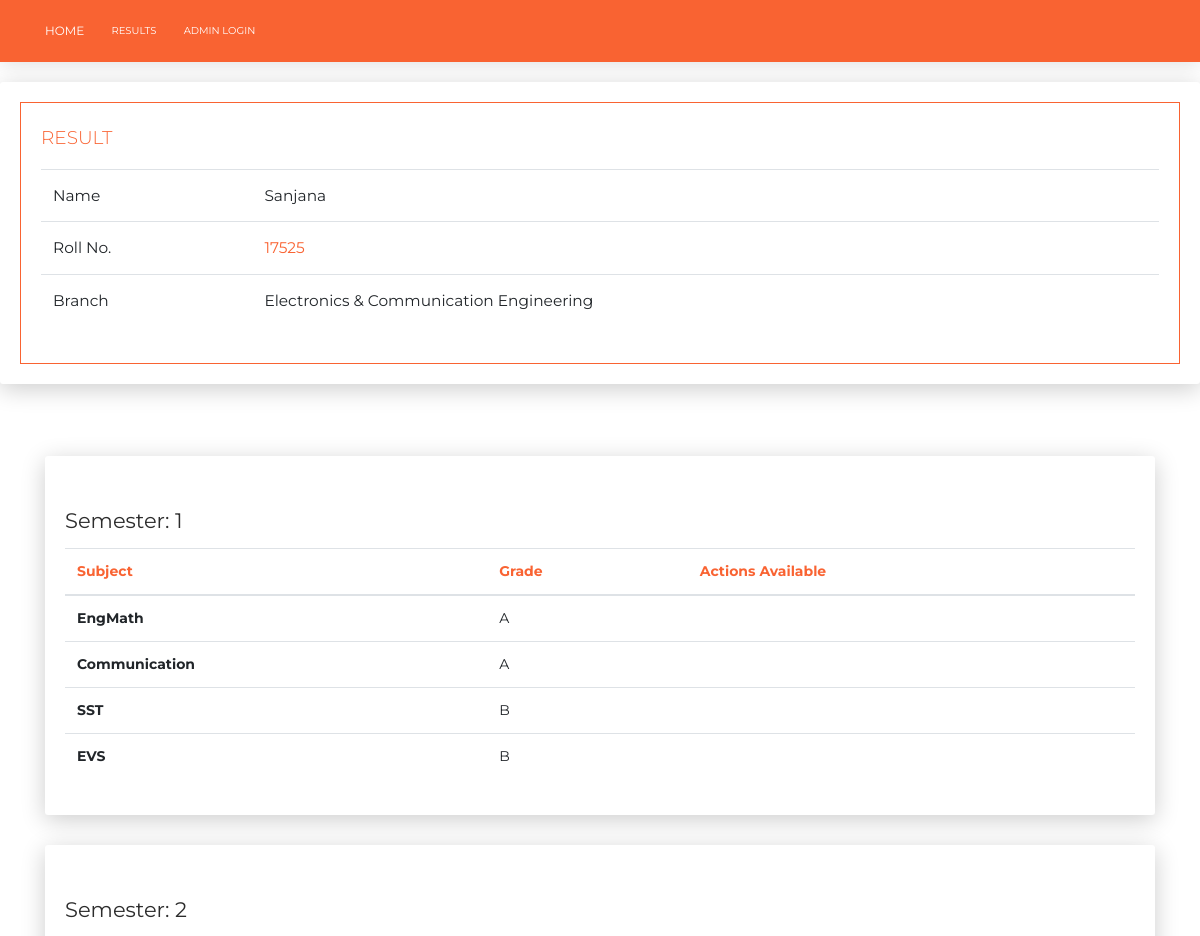
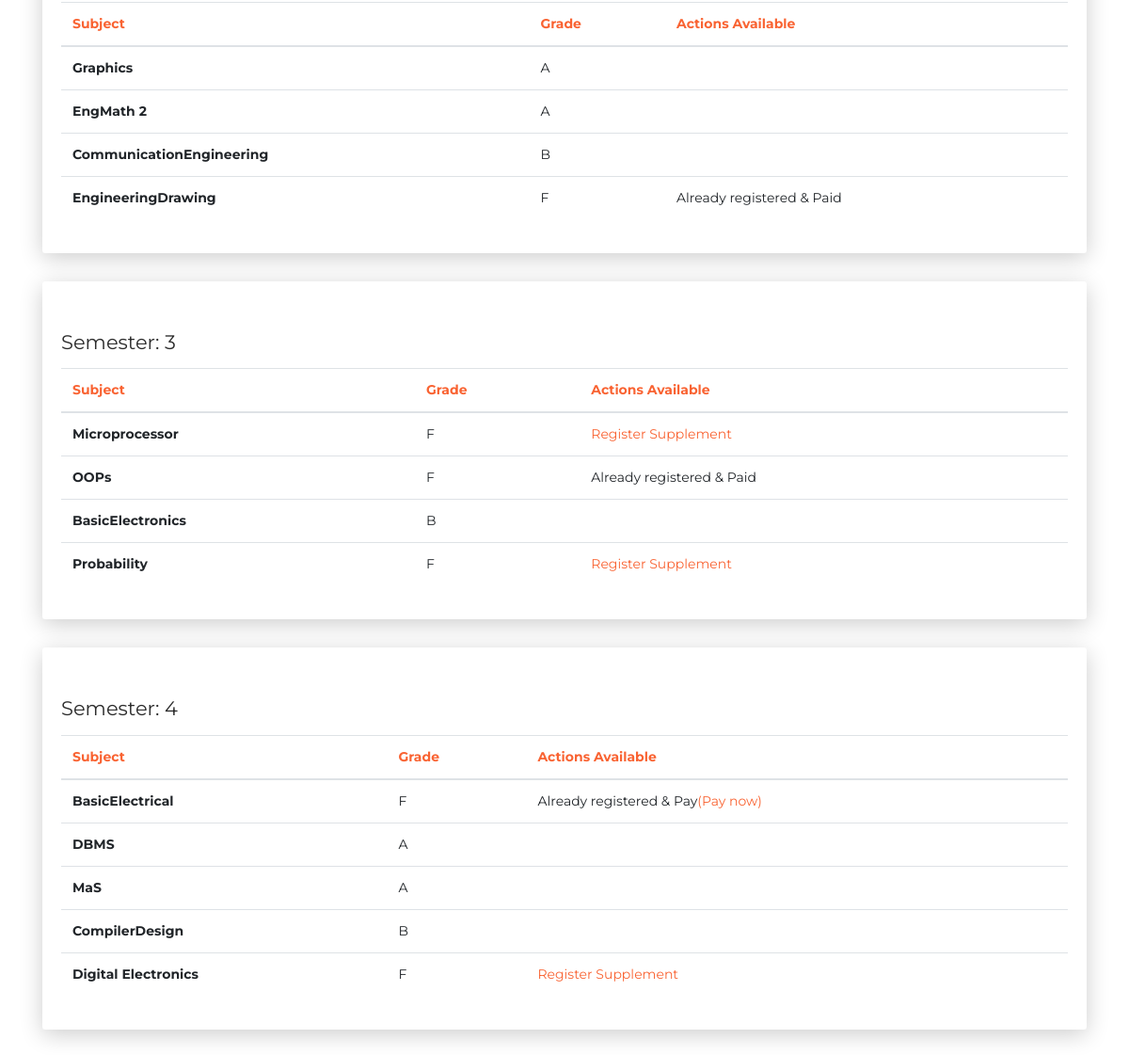
Screenshot of /17525/result with the database file from the repository (2 pictures, top to bottom).
### project/model.py (models this page shows, shortened)
class Student(db.Model, UserMixin):
    __tablename__ = 'Student'
    rollno = db.Column(db.Integer, primary_key=True)
    name = db.Column(db.String(64))
    branch = db.Column(db.String(64))
    official_email = db.Column(db.String(64), unique=True, index=True)
    password = db.Column(db.String(128))
    password_hash = db.Column(db.String(128))
    profile_image = db.Column(db.String(64),nullable=False,default='default_profile.jpg')

### project/routes.py (the view)
@admin.route('/<rollno>/result', methods=['GET', 'POST'])
def ResultDisplay(rollno):
    def Extract(semResultString, rollno):
        resultData1 = []
        semesterData1 = semResultString.split('; ')[1].split(', ')
        for each in semesterData1:
            each = each.split(':')
            if each[1] != 'F':
                resultData1.append([each[0], each[1], 0])
            else:
                if not Enrollments.query.filter_by(rollno=rollno, subject=each[0]).all():
                    resultData1.append([each[0], each[1], 1])
                else:
                    if Enrollments.query.filter_by(rollno=rollno, subject=each[0]).first().payment == '0':
                        resultData1.append([each[0], each[1], 2])
                    else:
                        resultData1.append([each[0], each[1], 3])
        return resultData1
    result = Result.query.filter_by(rollno=rollno).first_or_404()
    resultData = []
    stu_info = Student.query.filter_by(rollno=rollno).first_or_404()
    for i in range(1, 11):
        if eval( "result.sem" +  str(i) +  "!="  "'-1'"):
            resultData.append(Extract(eval( "result.sem" + str(i) ), result.rollno))
    return render_template('result.html', resultData = resultData, rollno=result.rollno, stu_info=stu_info)

### project/templates/result.html (shortened to what this page needs)
<!DOCTYPE html>
<html lang="en">
<head>
  <link rel="stylesheet" href="https://use.fontawesome.com/releases/v5.7.1/css/all.css">
  <link rel="stylesheet" type="text/css" href="{{url_for('static', filename='css/bootstrap.min.css')}}"/>
  <link rel="stylesheet" type="text/css" href="{{url_for('static', filename='css/now-ui-kit.css')}}"/>
</head>
<body>
    <nav class="navbar navbar-expand-lg bg-primary">
        <div class="container">
          <a class="navbar-brand" href="{{url_for('admin.index')}}">Home</a>
          <div class="collapse navbar-collapse" id="navbarNav">
            <ul class="navbar-nav">
              <li class="nav-item ">
                <a class="nav-link" href="{{url_for('admin.ResultLogin')}}"> Results <span class="sr-only">(current)</span></a>
              </li>
              <li class="nav-item">
                <a class="nav-link" href="{{url_for('admin.TeachersLogin')}}">Admin Login</a>
              </li>
            </ul>
          </div>
        </div>
      </nav>
    <div class="card">
        <div class="card-body">
          <blockquote class="blockquote blockquote-primary mb-0">
            <p>RESULT</p>
            <table class="table">
                <tr>
                    <td>Name</td>
                    <td>{{stu_info.name}}</td>
                </tr>
                <tr>
                    <td>Roll No.</td>
                    <td><a href="#">{{stu_info.rollno}}</a></td>
                </tr>
                <tr>
                    <td>Branch</td>
                    <td>{{stu_info.branch}}</td>
                </tr>
            </table>
          </blockquote>
        </div>
      </div>
    <div class="container">
        <br>
        <br>
        {% for each in resultData %}
            <div class="card">
                <div class="card-body">
                <h4 class="card-title">Semester: {{loop.index}}</h4>
                <div class="table-responsive">
                        <table class="table">
                                <thead class=" text-primary">
                                        <tr>
                                            <th>Subject</th>
                                            <th>Grade</th>
                                            <th>Actions Available</th>
                                        </tr>
                                    </thead>
                                <tbody>
                                {% for rr in each %}
                                    <tr>
                                        <td><b>{{rr[0]}}</b></td>
                                        <td>{{rr[1]}}</td>
                                        {% if rr[2] == 1 %}
                                            <td><a href="{{url_for('admin.EnrollNew', rollno=rollno, subject=rr[0])}}">Register Supplement</a></td>
                                        {% elif rr[2] == 0 %}
                                            <td></td>
                                        {% else %}
                                            {% if rr[2] == 2 %}
                                                <td>Already registered & Pay<a href="{{url_for('admin.paymentpage', rollno=rollno, subject=rr[0])}}">(Pay now)</a></td>
                                            {% elif rr[2] == 3 %}
                                                <td>Already registered & Paid</td>
                                            {% endif %}
                                        {% endif %}
                                    </tr>
                                    {% endfor %}
                                </tbody>
                                </table>
                </div>
                </div>
            </div>
        {% endfor %}
    </div>
</body>
</body>
</html>

### rows the page displays
Student: name "Sanjana", rollno "17525", branch "Electronics & Communication Engineering"

### other values shown
{{ rr[0] }} "EngMath" "Communication" "SST" "EVS" "Graphics" "EngMath 2" "CommunicationEngineering" "EngineeringDrawing" "Microprocessor" "OOPs" "BasicElectronics" "Probability" "BasicElectrical" "DBMS" "MaS" "CompilerDesign" "Digital Electronics"
{{ rr[1] }} "A" "A" "B" "B" "A" "A" "B" "F" "F" "F" "B" "F" "F" "A" "A" "B" "F"
